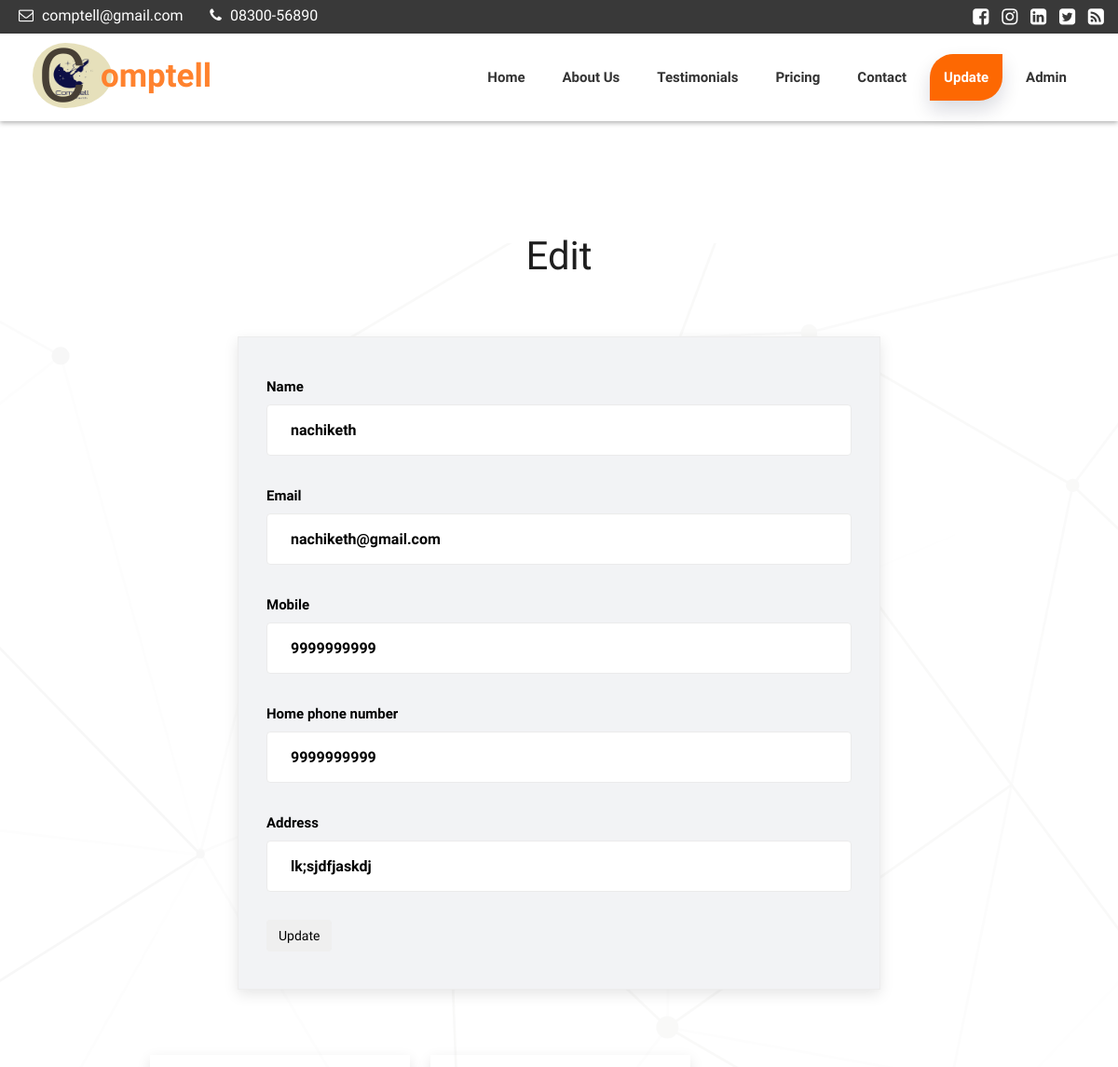
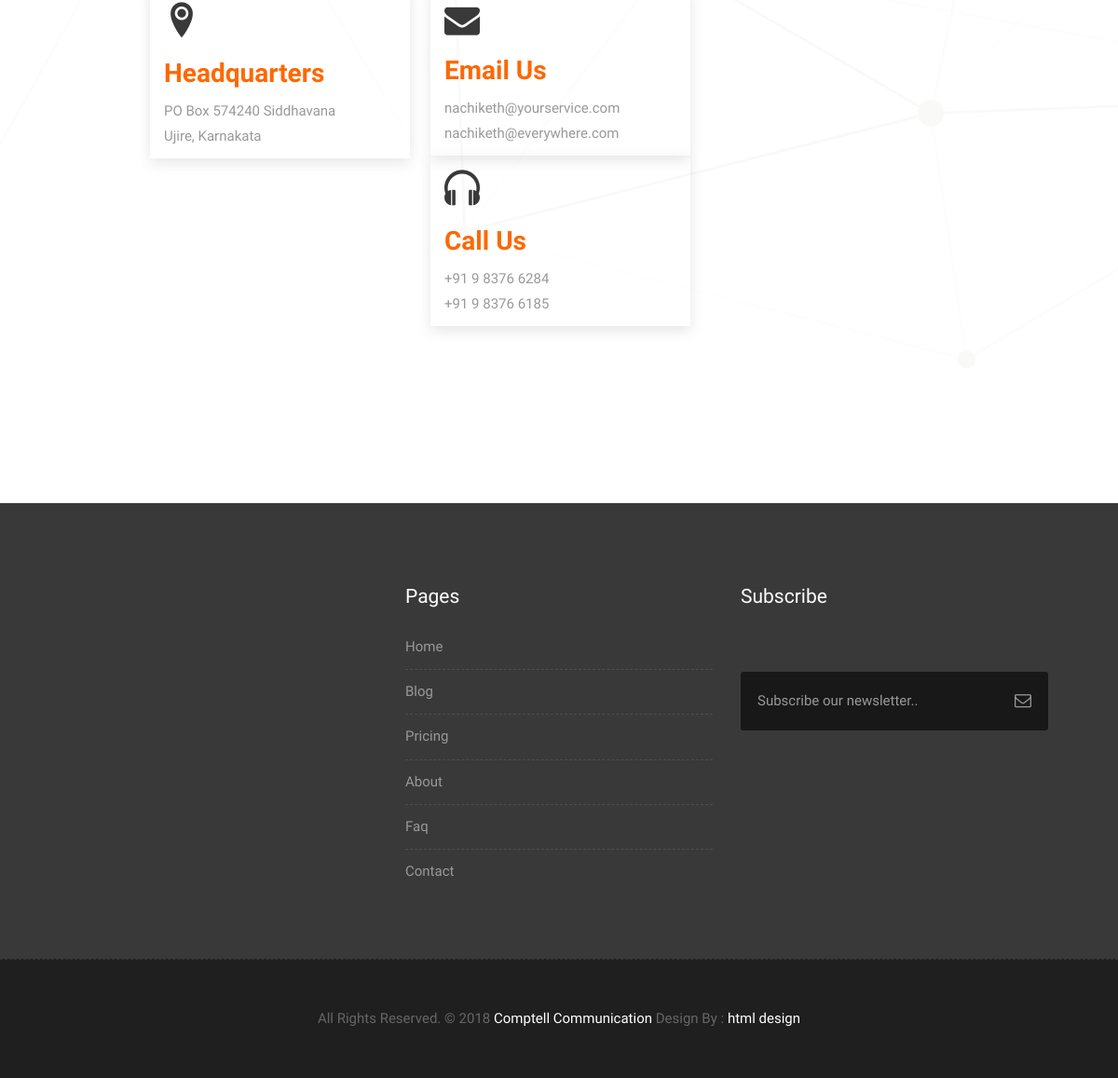
/cus_edit.php?identity_card_no=111, run on the app's committed database (2 pictures, top to bottom).
### tables this page shows
CREATE TABLE `customer` (
  `identity_card_no` int(50) NOT NULL,
  `name` varchar(60) NOT NULL,
  `email` varchar(60) NOT NULL,
  `registration_date` date NOT NULL,
  `mobile_ph` varchar(10) NOT NULL,
  `home_ph` varchar(10) NOT NULL,
  `address` varchar(60) NOT NULL,
  `password` varchar(50) NOT NULL
);

### cus_edit.php (the view, shortened to what this page needs)
<?php
$con=new mysqli("localhost","root","","telecom");
$id = $_GET["identity_card_no"];
$result = mysqli_query($con,"SELECT *  from `customer` where `identity_card_no`=$id");
while($row=mysqli_fetch_array($result)){
    $name=$row['name'];
    $email=$row['email'];
    $mobile=$row['mobile_ph'];
    $home=$row['home_ph'];
    $address=$row['address'];
}
?>
<!DOCTYPE html>
<html lang="en">
    <link rel="stylesheet" href="css/bootstrap.min.css">
    <link rel="stylesheet" href="style.css">
    <link rel="stylesheet" href="css/responsive.css">
    <link rel="stylesheet" href="css/custom.css">
</head>
<body>
	<div class="top-bar">
		<div class="container-fluid">
			<div class="row">
				<div class="col-md-6 col-sm-6">
					<div class="left-top">
						<div class="email-box">
							<a href="#"><i class="fa fa-envelope-o" aria-hidden="true"></i> comptell@gmail.com</a>
						</div>
						<div class="phone-box">
							<a href="tel:1234567890"><i class="fa fa-phone" aria-hidden="true"></i> 08300-56890</a>
						</div>
					</div>
				</div>
				<div class="col-md-6 col-sm-6">
					<div class="right-top">
						<div class="social-box">
							<ul>
								<li><a href="#"><i class="fa fa-facebook-square" aria-hidden="true"></i></a></li>
								<li><a href="#"><i class="fa fa-instagram" aria-hidden="true"></i></a></li>
								<li><a href="#"><i class="fa fa-linkedin-square" aria-hidden="true"></i></a></li>
								<li><a href="#"><i class="fa fa-twitter-square" aria-hidden="true"></i></a></li>
								<li><a href="#"><i class="fa fa-rss-square" aria-hidden="true"></i></a></li>
						</div>
					</div>
				</div>
			</div>
		</div>
	</div>
    <header class="header header_style_01">
        <nav class="megamenu navbar navbar-default">
            <div class="container-fluid">
                <div class="navbar-header">
                    <a class="navbar-a" href="index.html"><img src="images/logos/logo.png" alt="image" class="navbar-brand"></a>
                    <h2 class="logo-name"> <span class="logo-c">C</span> <span class="omptell">omptell</span> </h2>
                </div>
                <div id="navbar" class="navbar-collapse collapse">
                    <ul class="nav navbar-nav navbar-right">
                        <li><a href="index.html">Home</a></li>
                        <li><a href="about-us.html">About us</a></li>
                        <li><a href="testimonials.html">Testimonials</a></li>
                        <li><a href="pricing.html">Pricing</a></li>
						<li><a href="contact.html">Contact</a></li>
                        <li><a class="active" href = "signup.html">Update</a></li>
                        <li><a href="admin.html">Admin</a></li>
                    </ul>
                </div>
            </div>
        </nav>
    </header>
    <div id="contact" class="section wb">
        <div class="container">
            <div class="section-title text-center">
                <h3>Edit </h3>
            </div>
            <div class="row">
                <div class="col-md-8 col-md-offset-2">
                    <div class="contact_form" id ="sign_up">
                        <form action=""  method="POST">
      <div class="form-group">
        <label for="username">Name</label>
        <input class="form-control" type="text" name="name" id="username" placeholder="Your sweet name" value="<?=$name; ?>" required />
      </div>
      <div class="form-group">
        <label for="email">Email</label>
        <input class="form-control" type="email" name="email" id="email" placeholder="james.bond@spectre.com" value="<?=$email; ?>"required />
      </div>
       <div class="form-group">
        <label for="email">Mobile</label>
        <input class="form-control" type="tel" minlength="10" maxlength="10" name="mobile" id="email" placeholder="mobile number" value="<?=$mobile; ?>"required />
      </div>
      <div class="form-group">
        <label for="password">Home phone number</label>
        <input class="form-control" type="tel" minlength="10" maxlength="10" name="home_phone" id="password" placeholder="home phone number" value="<?=$home; ?>" required />
      </div>
      <div class="form-group">
        <label for="address">Address</label>
        <input class="form-control" type="text" name="address" id="address" placeholder="home adress" value="<?=$address; ?>" required />
      </div>
      <div class="m-t-lg">
        <ul class="list-inline">
          <li>
            <input class="btn btn--form" type="submit"  name='register' value="Update" />
          </li>
        </ul>
      </div>
    </form>
                    </div>
                </div>
            </div>
			<div class="row">
				<div class="col-md-offset-1 col-sm-10 col-md-10 col-sm-offset-1 pd-add">
					<div class="address-item">
						<div class="address-icon">
							<i class="icon icon-location2"></i>
						</div>
						<h3>Headquarters</h3>
						<p>PO Box 574240 Siddhavana
							<br> Ujire, Karnakata</p>
					</div>
					<div class="address-item">
						<div class="address-icon">
							<i class="fa fa-envelope" aria-hidden="true"></i>
						</div>
						<h3>Email Us</h3>
						<p>nachiketh@yourservice.com
							<br>nachiketh@everywhere.com</p>
					</div>
					<div class="address-item">
						<div class="address-icon">
							<i class="icon icon-headphones"></i>
						</div>
						<h3>Call Us</h3>
						<p>+91 9 8376 6284
							<br>+91 9 8376 6185</p>
					</div>
				</div>
			</div>
        </div>
    </div>
    <footer class="footer">
        <div class="container">
            <div class="row">
                <div class="col-md-4 col-sm-4 col-xs-12">
                    <div class="widget clearfix">
                    </div>
                </div>
				<div class="col-md-4 col-sm-4 col-xs-12">
                    <div class="widget clearfix">
                        <div class="widget-title">
                            <h3>Pages</h3>
                        </div>
                        <ul class="footer-links hov">
                            <li><a href="index.html">Home <span class="icon icon-arrow-right2"></span></a></li>
							<li><a href="#">Blog <span class="icon icon-arrow-right2"></span></a></li>
							<li><a href="pricing.html">Pricing <span class="icon icon-arrow-right2"></span></a></li>
							<li><a href="about-us.html">About <span class="icon icon-arrow-right2"></span></a></li>
							<li><a href="#">Faq <span class="icon icon-arrow-right2"></span></a></li>
							<li><a href="contact.html">Contact <span class="icon icon-arrow-right2"></span></a></li>
                        </ul>
                    </div>
                </div>
                <div class="col-md-4 col-sm-4 col-xs-12">
                    <div class="footer-distributed widget clearfix">
                        <div class="widget-title">
                            <h3>Subscribe</h3>
							<p></p>
                        </div>
						<div class="footer-right">
							<form method="get" action="#">
								<input placeholder="Subscribe our newsletter.." name="search">
								<i class="fa fa-envelope-o"></i>
							</form>
						</div>
                    </div>
                </div>
            </div>
        </div>
    </footer>
    <div class="copyrights">
        <div class="container">
            <div class="footer-distributed">
                <div class="footer-left">
                    <p class="footer-company-name">All Rights Reserved. &copy; 2018 <a href="#">Comptell Communication</a> Design By :
					<a href="https://html.design/">html design</a></p>
                </div>
            </div>
        </div>
    </div>
</body>
</html>

### css/responsive.css (style rules this page uses)
@media (max-width: 1200px) { .header_style_01 .navbar-brand { padding-right: 0; } }
@media (max-width: 1200px) { .container-fluid { width: 100%; padding: 0 15px; } }
@media (max-width: 1200px) { .container { width: 90%; } }
@media (max-width: 1200px) { .navbar-nav li { margin: 0px 5px; } }
@media (max-width: 1200px) { .header_style_01 { padding: 20px 20px !important; } }

### css/icomoon.css (style rules this page uses)
.icon { font-family: 'IcoMoon-Free' !important; speak: none; font-style: normal; font-weight: normal; font-variant: normal; text-transform: none; line-height: 1; letter-spacing: 0; -webkit-font-feature-settings: "liga"; -moz-font-feature-settings: "liga=1"; -moz-font-feature-settings: "liga"; -ms-font-feature-settings: "liga" 1; -o-font-feature-settings: "liga"; font-feature-settings: "liga"; -webkit-font-smoothing: antialiased; -moz-osx-font-smoothing: grayscale; }
.icon-headphones:before { content: "\e910"; }
.icon-location2:before { content: "\e948"; }

### cus_edit.php (style rules this page uses)
form { color:#000 !important; font-weight: 600; opacity: 1; }
input { color:#000 !important; opacity: 1; }

### data on the page
customer: name "nachiketh", email "nachiketh@gmail.com", mobile "9999999999", home_phone "9999999999", address "lk;sjdfjaskdj"
